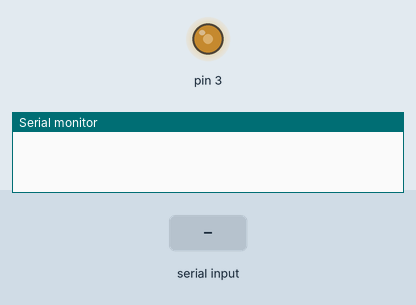
Recording of a sketch running on a simulated Arduino Uno, built with avr-gcc and run on an emulated ATmega328P. Parts: output pins drawn as LEDs (lit = HIGH), the last lines printed to the serial monitor. Inputs (shaded band) come from the test bench.

Above: at 1.2 s.
1.3 s: "30,150\n" received over Serial
At 1.7 s:
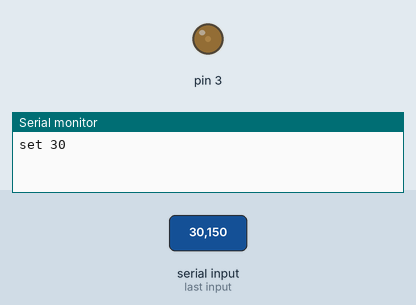
2.8 s: "200\n" received over Serial
At 3.9 s:
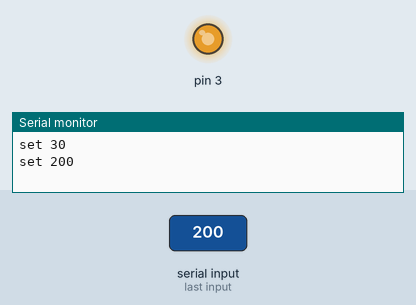
Timing chart, 0 to 5.8 s (numbered marks = the images above; inputs shaded):
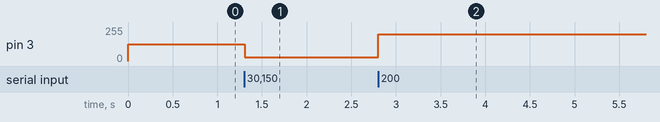

The sketch:

pwm_fan.ino
```cpp
void setup() {
  // put your setup code here, to run once:
  pinMode(3, OUTPUT);
  Serial.begin(9600);
  analogWrite(3, 127);
}

char buffer[16];
int pos;

void loop() {
  // put your main code here, to run repeatedly:
  if (Serial.available() > 0) {
    char c = Serial.read();
    if (c == '\n' || c == '\r') {
      buffer[pos] = '\0';
      int val = atoi(buffer);
      if (val >=0 && val <=255) {
        analogWrite(3, val);
        Serial.print("set ");
        Serial.println(val);
      }
      pos = 0;
    } else {
      if (pos >=15) {
        pos = 0;
      }
      buffer[pos] = c;
      pos++;
    }
  }
}
```

Measured:
- after the input at 1.3 s, pin 3: 127/255 → 30/255 at once
- after the input at 2.8 s, pin 3: 30/255 → 200/255 at once
